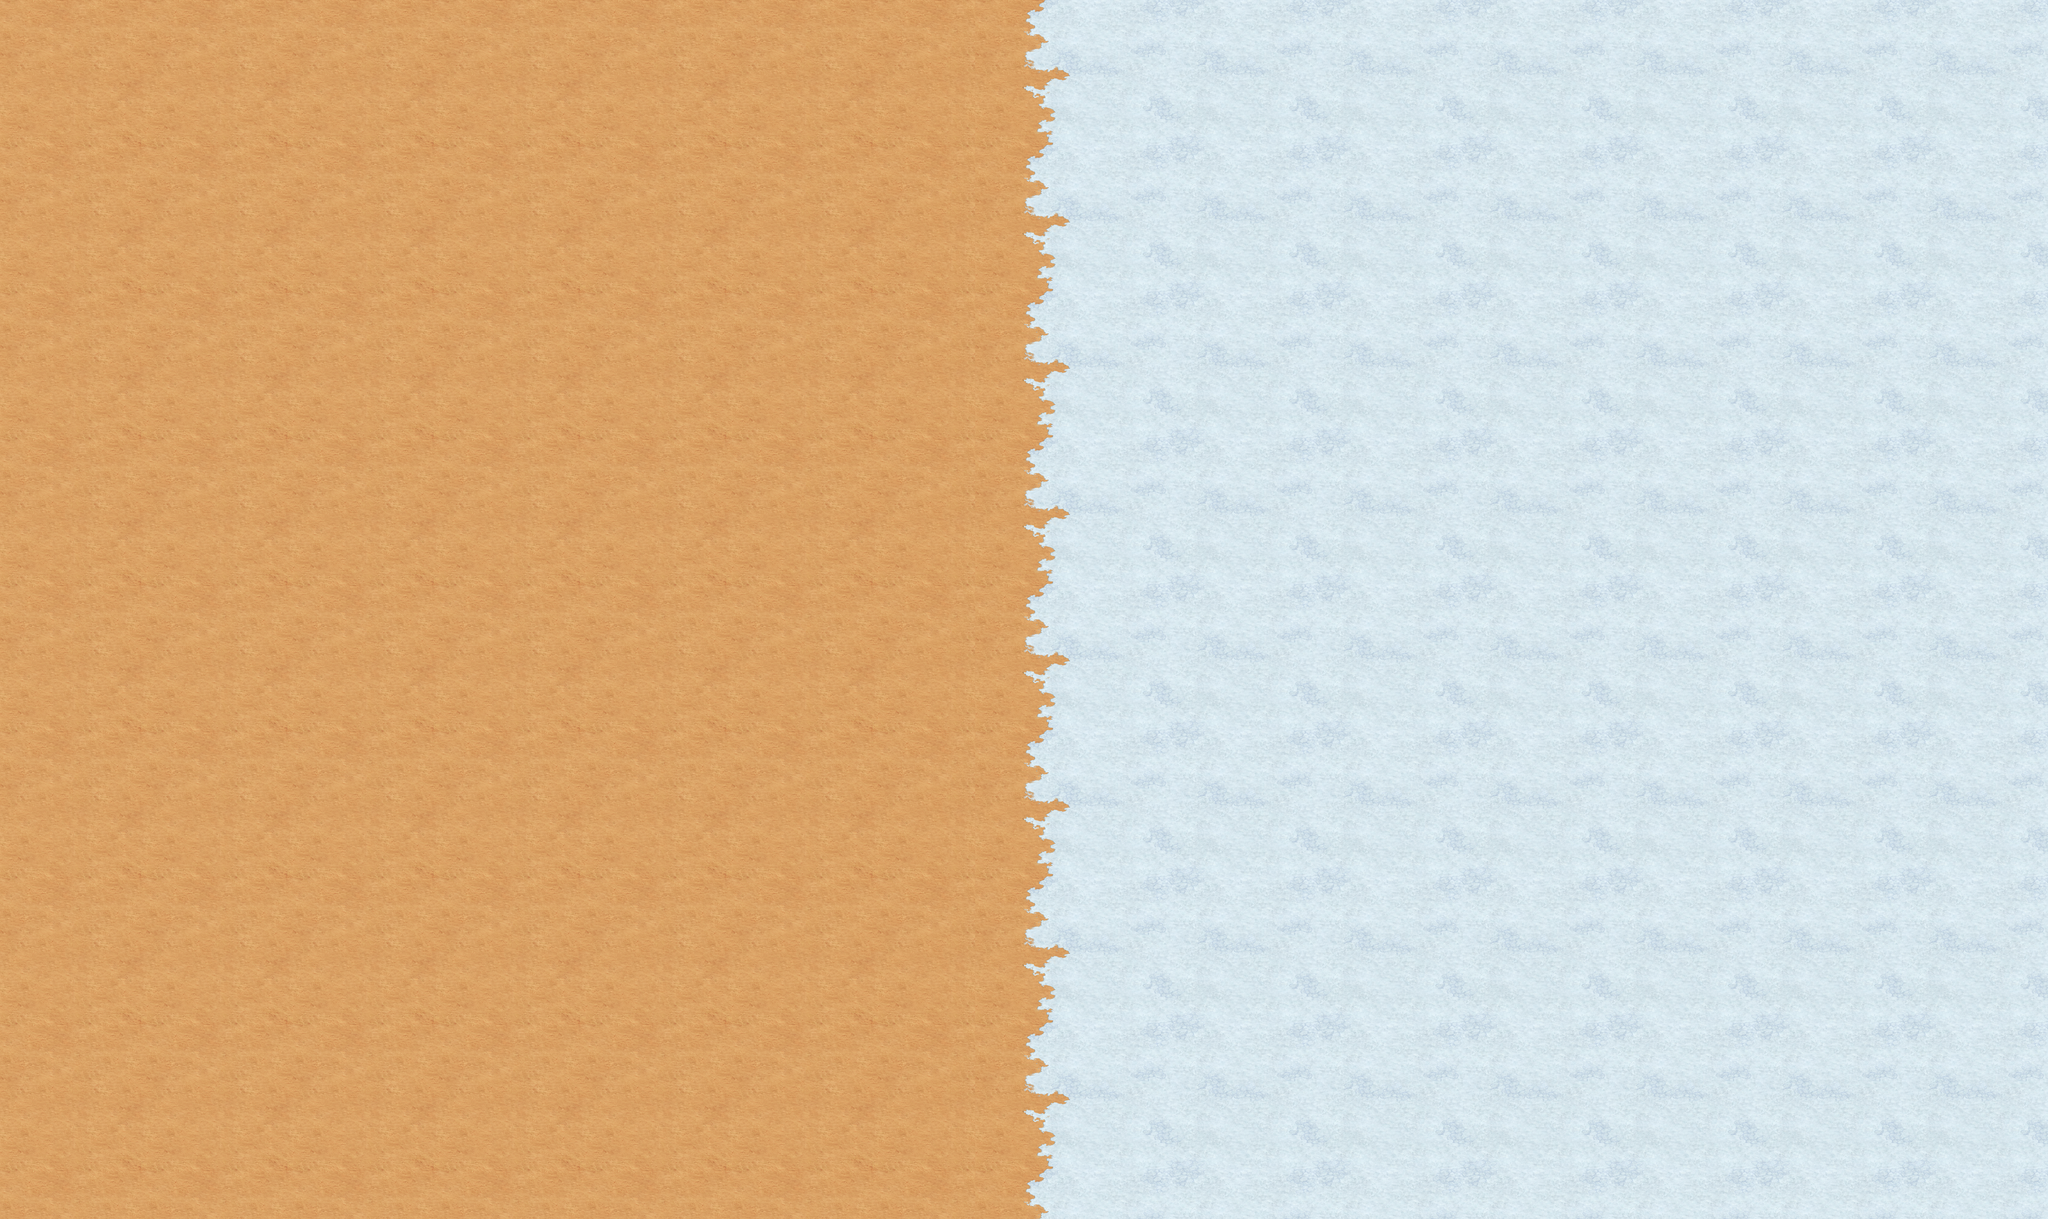

Rendered tile map (Tiled .tmx) drawn with the repository's tilesets; below, a short description and the map source with its tile grids summarised:
An orthogonal 42x25 tile map with 160x160 px tiles, 2 tile layers (layer1, layer2).

<map version="1.0" orientation="orthogonal" width="42" height="25" tilewidth="160" tileheight="160">
 <tileset firstgid="1" name="terrain" tilewidth="160" tileheight="160">
  <image source="terrain.png" width="1440" height="1440" />
 </tileset>
 <layer name="layer1" width="42" height="25">
  <data>[1050 cells, 1050 non-empty, 18 distinct tile ids]</data>
 </layer>
 <layer name="layer2" width="42" height="25">
  <data>[1050 cells, 75 non-empty, 9 distinct tile ids]</data>
 </layer>
</map>
